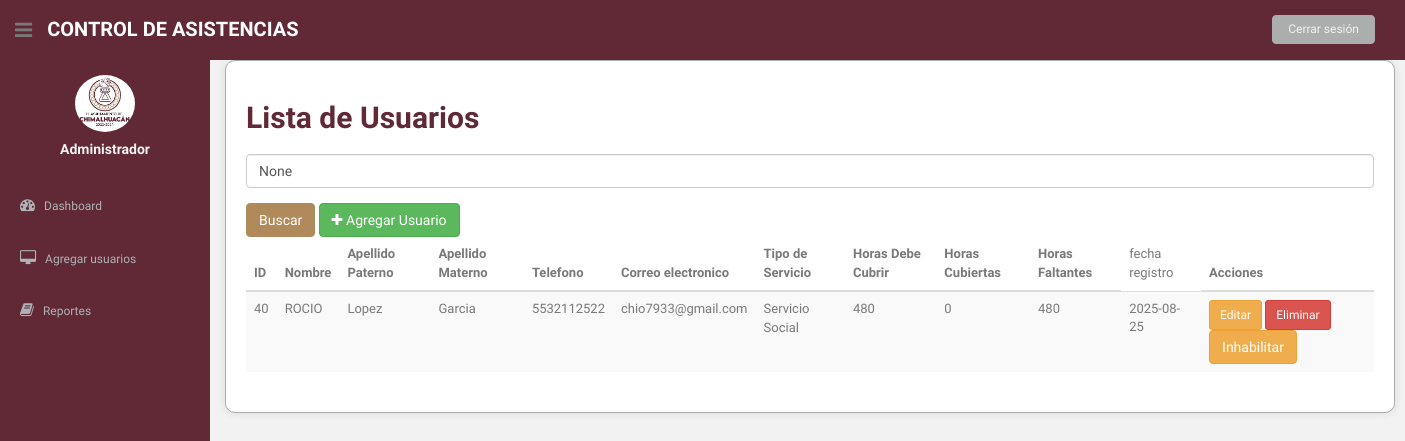
Before: /lista_usuarios/ (signed in) with the older database file.
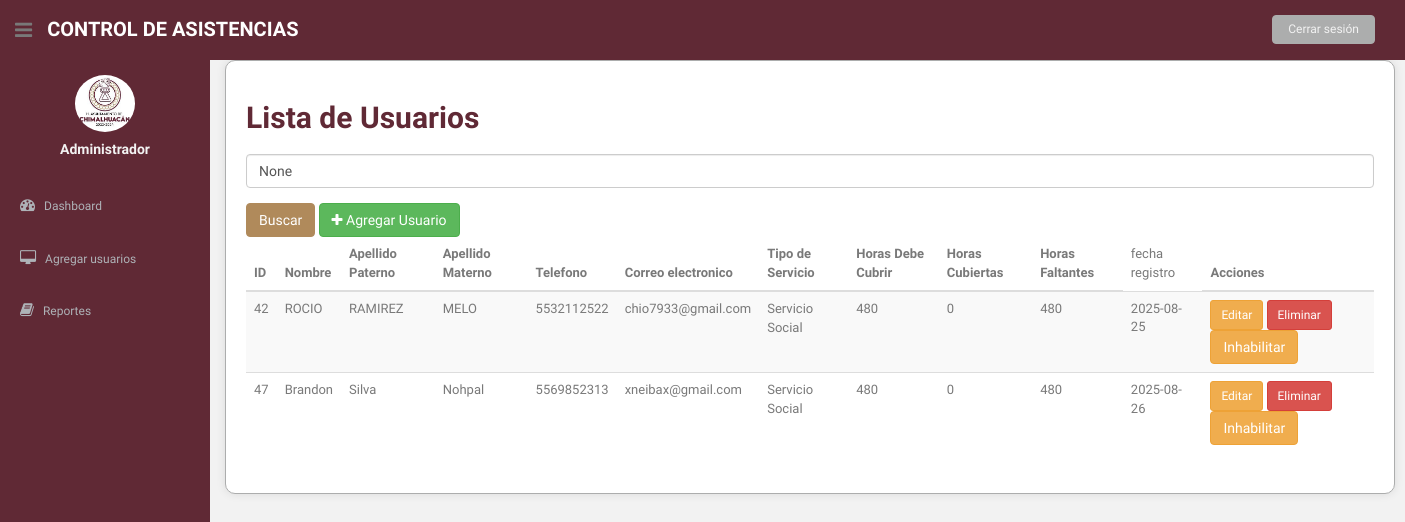
After: the same page with the newer database file.
### asistencia/models.py (models this page shows, shortened)
class Usuario(models.Model):
    nombre = models.CharField(max_length=100)
    apellido_paterno = models.CharField(max_length=100)
    apellido_materno = models.CharField(max_length=100)
    telefono = models.CharField(max_length=10)
    correo_electronico = models.EmailField(unique=True)
    fecha_registro = models.DateField(auto_now_add=True)
    user = models.OneToOneField(User, on_delete=models.CASCADE, null=True, blank=True)
    OPCIONES_SERVICIO = [
        ('SS', 'Servicio Social'),
        ('R', 'Residencias'),
    ]
    tipo_servicio = models.CharField(max_length=2, choices=OPCIONES_SERVICIO)
    horas_realizadas = models.IntegerField(default=0)
    horas_requeridas = models.IntegerField()
    activo = models.BooleanField(default=True)

### asistencia/views.py (the view)
# urls.py: path('lista_usuarios/', views.lista_usuarios, name='lista_usuarios'),
@login_required
def lista_usuarios(request):
    usuarios = Usuario.objects.filter(activo=True)
    query = request.GET.get('q')
    if query:
        usuarios = usuarios.filter(nombre__icontains=query)
    for usuario in usuarios:
        try:
            horas_realizadas = 0
            asistencias = Asistencia.objects.filter(usuario=usuario, fecha_escaneo_salida__isnull=False)
            for asistencia in asistencias:
                if asistencia.fecha_escaneo_entrada and asistencia.fecha_escaneo_salida:
                    delta = asistencia.fecha_escaneo_salida - asistencia.fecha_escaneo_entrada
                    horas_realizadas += delta.total_seconds() / 3600
            usuario.horas_realizadas = horas_realizadas
            usuario.horas_faltantes = usuario.horas_requeridas - horas_realizadas
        except Exception as e:
            print(f"Error al calcular horas para {usuario}: {e}")
            usuario.horas_realizadas = 0
            usuario.horas_faltantes = usuario.horas_requeridas
    return render(request, 'lista_usuarios.html', {'usuarios': usuarios, 'query': query})

### asistencia/templates/lista_usuarios.html (shortened to what this page needs)
{% load static %}
<!DOCTYPE html>
<html lang="en">
<head>
  <link href="{% static 'css/bootstrap.css' %}" rel="stylesheet">
  <link href="{% static 'font-awesome/css/font-awesome.css' %}" rel="stylesheet" />
  <link rel="stylesheet" type="text/css" href="{% static 'css/zabuto_calendar.css' %}">
  <link rel="stylesheet" type="text/css" href="{% static 'js/gritter/css/jquery.gritter.css' %}" />
  <link rel="stylesheet" type="text/css" href="{% static 'lineicons/style.css' %}">
  <link href="{% static 'css/style.css' %}" rel="stylesheet">
  <link href="{% static 'css/style-responsive.css' %}" rel="stylesheet">
</head>
<body>
  <section id="container">
    {% include 'general/menu.html' %}
    <section id="main-content">
      <section class="wrapper">
        <div class="container">
          <h2>Lista de Usuarios</h2>
          <form method="get" action="{% url 'lista_usuarios' %}">
            <div class="form-group">
              <input type="text" name="q" class="form-control" placeholder="Buscar por nombre" value="{{ query }}">
            </div>
            <button type="submit" class="btn btn-primary">Buscar</button>
            <a href="{% url 'agregar_usuario' %}" class="btn btn-success"><i class="fa fa-plus"></i> Agregar Usuario</a>
          </form>
          <div class="table-responsive">
            <table class="table table-striped">
              <thead>
                <tr>
                  <th>ID</th>
                  <th>Nombre</th>
                  <th>Apellido Paterno</th>
                  <th>Apellido Materno</th>
                  <th>Telefono</th>
                  <th>Correo electronico</th>
                  <th>Tipo de Servicio</th>
                  <th>Horas Debe Cubrir</th>
                  <th>Horas Cubiertas</th>
                  <th>Horas Faltantes</th>
                  <td>fecha registro</td>
                  <th>Acciones</th>
                </tr>
              </thead>
              <tbody>
                {% for usuario in usuarios %}
                <tr>
                  <td>{{ usuario.id }}</td>
                  <td>{{ usuario.nombre }}</td>
                  <td>{{ usuario.apellido_paterno }}</td>
                  <td>{{ usuario.apellido_materno }}</td>
                  <td>{{ usuario.telefono }}</td>
                  <td>{{ usuario.correo_electronico }}</td>
                  <td>{{ usuario.get_tipo_servicio_display }}</td>
                  <td>{{ usuario.horas_requeridas }}</td>
                  <td>{{ usuario.horas_realizadas }}</td>
                  <td>{{ usuario.horas_faltantes }}</td>
                  <td>{{ usuario.fecha_registro }}</td>
                  <td>
                    <a href="{% url 'editar_usuario' usuario.pk %}" class="btn btn-warning btn-sm">Editar</a>
                    <a href="{% url 'eliminar_usuario' usuario.pk %}" class="btn btn-danger btn-sm">Eliminar</a>
                    <a href="{% url 'marcar_usuario_inactivo' usuario.id %}" class="btn btn-warning">Inhabilitar</a>
    </td>
                </tr>
                {% endfor %}
              </tbody>
            </table>
          </div>
        </div>
      </section>
    </section>
  </section>
</body>
</html>

Changed rows visible on the page:
removed Usuario: id "40", nombre "ROCIO", apellido_paterno "Lopez", apellido_materno "Garcia", telefono "5532112522", correo_electronico "chio7933@gmail.com", tipo_servicio "Servicio Social", horas_requeridas "480", horas_realizadas "0", horas_faltantes "480", fecha_registro "2025-08-25"
added Usuario: id "42", nombre "ROCIO", apellido_paterno "RAMIREZ", apellido_materno "MELO", telefono "5532112522", correo_electronico "chio7933@gmail.com", tipo_servicio "Servicio Social", horas_requeridas "480", horas_realizadas "0", horas_faltantes "480", fecha_registro "2025-08-25"
added Usuario: id "47", nombre "Brandon", apellido_paterno "Silva", apellido_materno "Nohpal", telefono "5569852313", correo_electronico "xneibax@gmail.com", tipo_servicio "Servicio Social", horas_requeridas "480", horas_realizadas "0", horas_faltantes "480", fecha_registro "2025-08-26"
